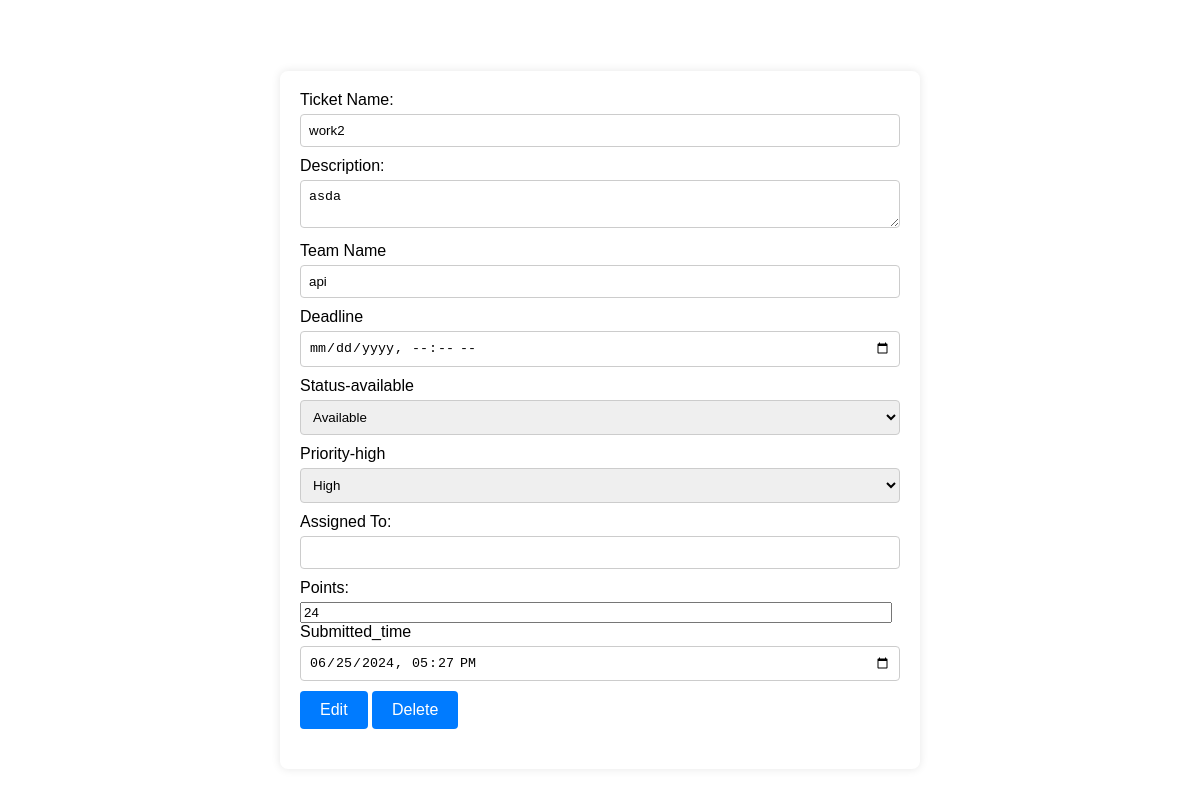
The page /work2/ticket (signed in) on the database as committed earlier.
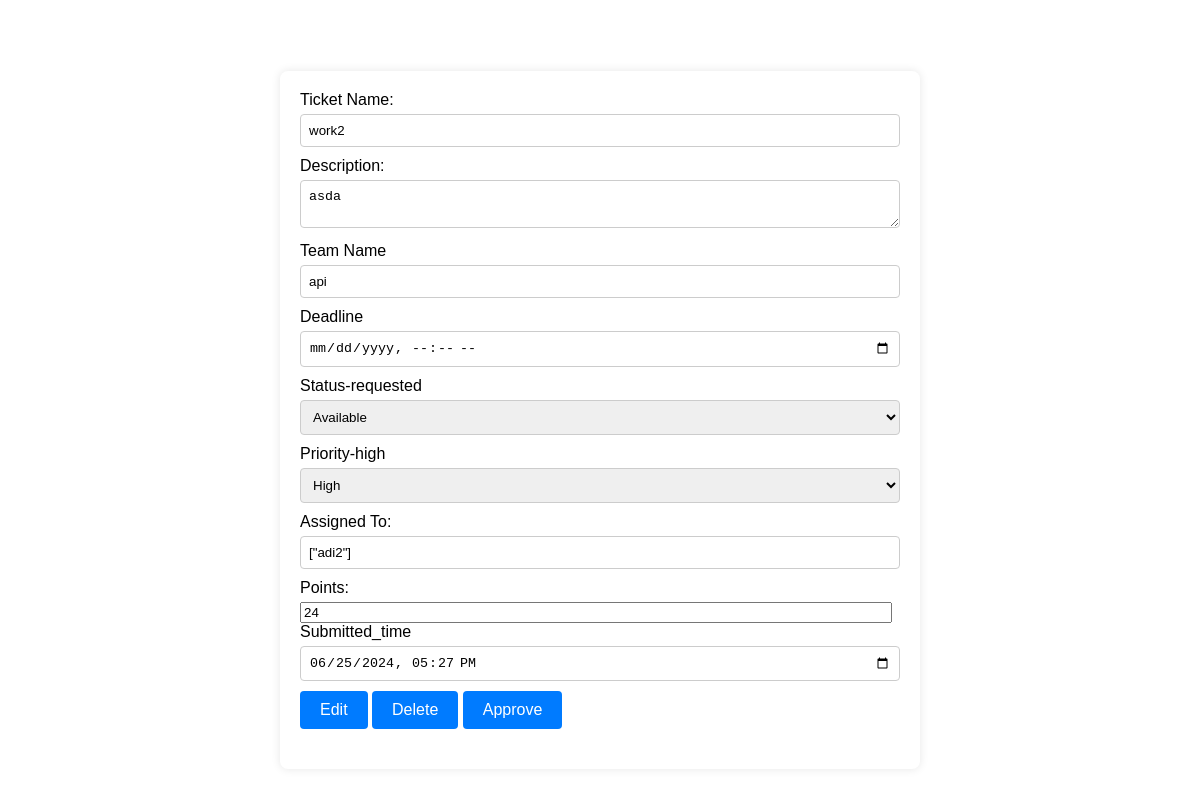
The same page on the database as committed later.
### tables this page shows
CREATE TABLE kdTickets (                                 tname TEXT,                                 description TEXT,                                 team TEXT,                                 deadline TEXT,                                 status TEXT,                                 priority TEXT,                                 assigned_for TEXT,                                 points TEXT,                                submitted_time TEXT,                                 assigned_by TEXT                             );

### flaskr/home.py (the view)
@bp.route('/<tname>/ticket',methods=["GET","POST"])
def render(tname):
    if request.method == "POST":
        return jsonify(success=True)
    db = get_db()
    t = session["cname"] + "Tickets"
    existing_ticket = db.execute(
        f'SELECT * FROM {t} WHERE tname = ?' , (tname,)
    ).fetchone()
    try:
        if existing_ticket:
            assigned_for = json.loads(existing_ticket['assigned_for']) if existing_ticket['assigned_for'] else []
        else:
            assigned_for=''
    except json.JSONDecodeError:
        assigned_for = []
    print(existing_ticket)
    return render_template('ticket.html',ticket=existing_ticket,position=session["position"],assignedfor=assigned_for,memname=session["mname"])

### flaskr/auth.py (called while the page is built)
@bp.before_app_request
def load_logged_in_user():
    mem = session.get('mname')
    club = session.get('cname')
    if mem is None or club is None:
        g.member = None
    else:
        g.member = get_db().execute(
            'SELECT * FROM belongsTo WHERE club_name = ? AND mem_name = ?', (club, mem)
        ).fetchone()

### flaskr/db.py (called while the page is built)
def get_db():
    if 'db' not in g:
        g.db = sqlite3.connect(
            current_app.config['DATABASE'],
            detect_types=sqlite3.PARSE_DECLTYPES
        )
        g.db.row_factory = sqlite3.Row
    return g.db

### flaskr/templates/ticket.html (shortened to what this page needs)
<!DOCTYPE html>
<html lang="en">
<head>
    <link rel="stylesheet" type="text/css" href="{{ url_for('static', filename='ticket.css') }}">
</head>
<body>
<main class="flex-container">
    <div class="main-content">
    <form id ="ticketForm"  method="POST">
        <label for="tname">Ticket Name:</label>
        <input type="text" id="tname" name="tname" value="{{ ticket.tname  if ticket else '' }}" required>
        <label for="description">Description:</label>
        <textarea id="description" name="description" rows>{{ ticket.description if ticket else "" }}</textarea>
        <label for="team">Team Name</label>
        <input type="text" id="team" name="team" value="{{ ticket.team if ticket else '' }}">
        <label for="deadline">Deadline</label>
        <input type="datetime-local" id="deadline" name="deadline" value="{{ ticket.team if ticket else '' }}">
        <label for="status">Status-{{ ticket.status if ticket else '' }}</label>
        <select id="status" name="status">
            <option value="available">Available</option>
        </select>
        <label for="priority">Priority-{{ ticket.priority }}</label>
        <select id="priority" name="priority">
            <option value="high">High</option>
        </select>
        <label for="assigned_for">Assigned To:</label>
        <input type="text" id="assigned_for" name="assigned_for" value="{{ ticket.assigned_for }}">
        <label for="points">Points:</label>
        <input type="number" id="points" name="points" value="{{ ticket.points if ticket else '' }}">
        <label for="submitted_time">Submitted_time</label>
        <input type="datetime-local" id="submitted_time" name="submitted_time" value="{{ ticket.submitted_time if ticket else '' }}"><br>
        {% if position == 'creater' or  (position == 'president' and memname == ticket.assigned_by) %}
                <button type="button" onclick="crud_ticket()">{{ 'Create' if not ticket else 'Edit' }}</button>
                <button type="button" onclick='del_ticket()'>Delete</button>
                {% if ticket.status in ['requested', 'review'] %}
                    <button type="button" onclick="approve_ticket()">Approve</button>
                {% endif %}
        {% endif %}
    </form>
    </div>
</main>
</body>
</html>

Rows that differ between the two databases and show on the page:
changed kdTickets "high": status "available" → "requested"; assigned_for (not shown) → "[\"adi2\"]"
Other text that changed with them:
text now shown: "Approve"
